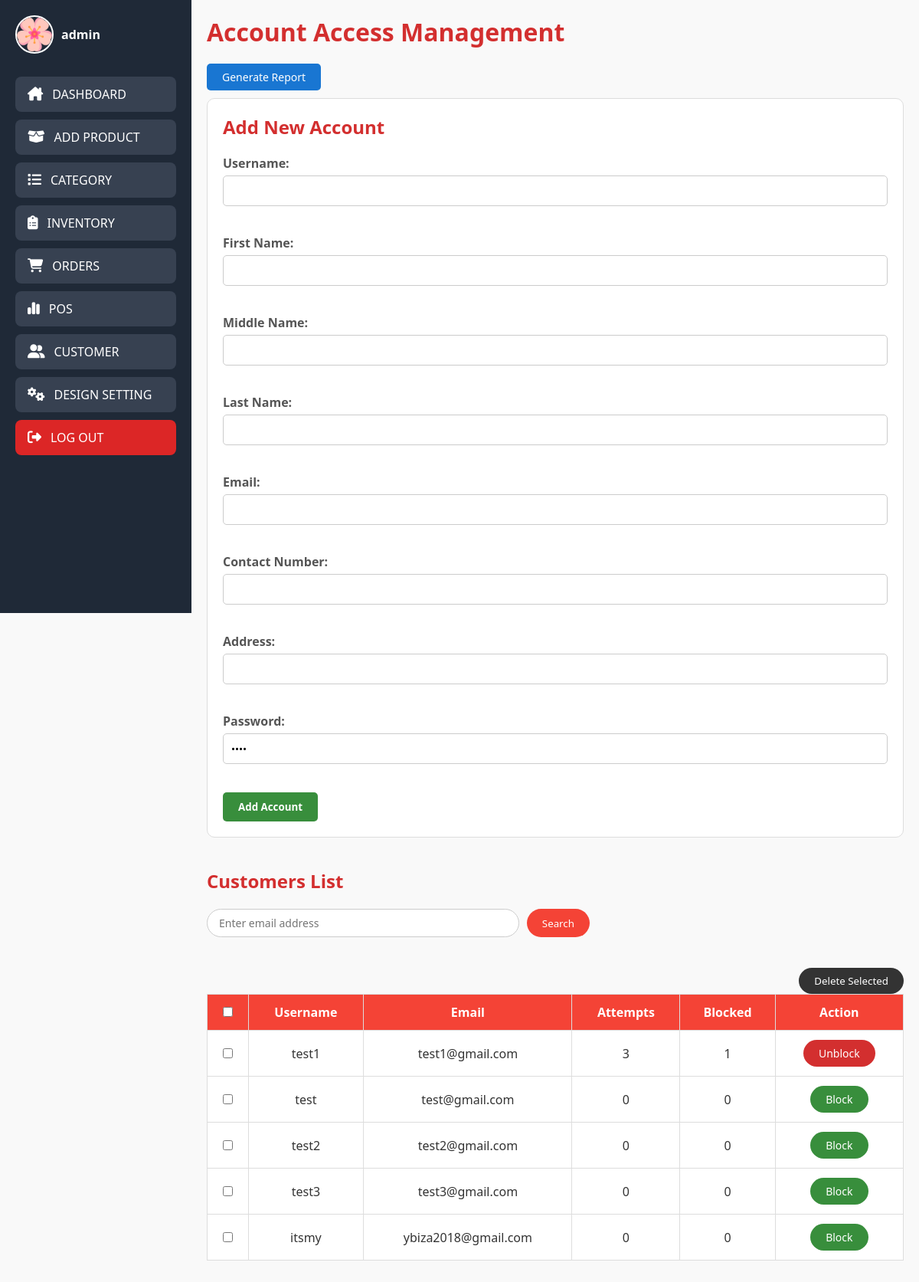
The page /php/unlock-user.php on the database as committed earlier.
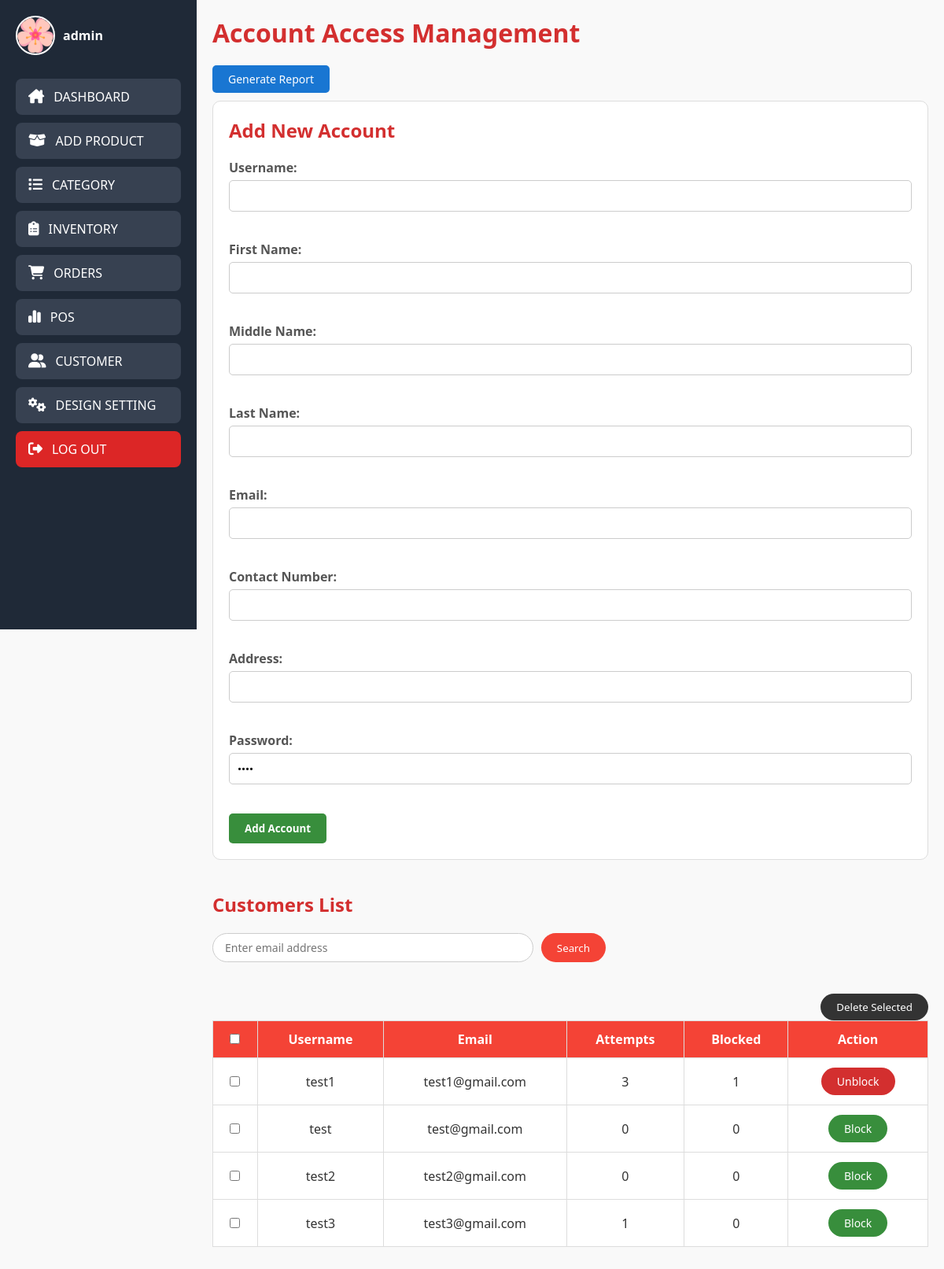
The same page on the database as committed later.
### tables this page shows
CREATE TABLE `users` (
  `id` int(11) NOT NULL,
  `name` varchar(50) NOT NULL,
  `email` varchar(60) NOT NULL,
  `password` varchar(255) NOT NULL,
  `verification_code` int(6) NOT NULL,
  `email_verified_at` datetime(6) DEFAULT NULL,
  `reset_token` varchar(255) DEFAULT NULL,
  `reset_token_expiration` varchar(255) DEFAULT NULL,
  `last_attempt` timestamp NOT NULL DEFAULT current_timestamp(),
  `blocked` tinyint(1) NOT NULL DEFAULT 0,
  `attempts` int(11) NOT NULL DEFAULT 0,
  `contact_number` varchar(255) NOT NULL,
  `address` varchar(255) NOT NULL,
  `image_path` varchar(255) DEFAULT NULL,
  `first_name` varchar(255) NOT NULL,
  `middle_name` varchar(255) NOT NULL,
  `last_name` varchar(255) NOT NULL
);

### php/unlock-user.php (the view, shortened to what this page needs)
<?php
include('admin-nav.php');
$searchEmail = $_GET["searchEmail"] ?? '';
$sql = $searchEmail ?
    "SELECT * FROM users WHERE email LIKE '%" . mysqli_real_escape_string($conn, $searchEmail) . "%'" :
    "SELECT * FROM users";
$result = mysqli_query($conn, $sql);
?>
<!DOCTYPE html>
<html lang="en">
<head>
    <link rel="stylesheet" href="../css/unlock-user.css">
</head>
<body>
<div class="main-container">
    <div class="content-wrapper">
    <div class="all">
        <h1 class="text1">Account Access Management</h1>
        <button class="report-btn" onclick="generateReport()">Generate Report</button>
<div class="add">
    <h2 class="text4">Add New Account</h2>
    <form method="post" action="unlock-user.php">
        <label for="name">Username:</label>
        <input type="text" id="name" name="name" required><br><br>
        <label for="first_name">First Name:</label>
        <input type="text" id="first_name" name="first_name" required><br><br>
        <label for="middle_name">Middle Name:</label>
        <input type="text" id="middle_name" name="middle_name" required><br><br>
        <label for="last_name">Last Name:</label>
        <input type="text" id="last_name" name="last_name" required><br><br>
        <label for="new_email">Email:</label>
        <input type="email" id="new_email" name="new_email" required><br><br>
        <label for="contact_number">Contact Number:</label>
        <input type="text" id="contact_number" name="contact_number" required><br><br>
        <label for="address">Address:</label>
        <input type="text" id="address" name="address" required><br><br>
        <label for="password">Password:</label>
        <input type="password" id="password" name="password" value="0000" readonly><br><br>
        <button type="submit" class="buttonProduct" name="add_account">Add Account</button>
    </form>
</div>
    <div class="view">
    <h2 class="text4">Customers List</h2>
    <div class="table-controls">
    <form method="get" action="unlock-user.php" class="search-form">
        <input type="email" name="searchEmail" placeholder="Enter email address" required>
        <button type="submit" class="btnSearch">Search</button>
    </form>
    </div>
    <form method="POST">
    <button type="submit" name="delete_selected" class="deletebtn">Delete Selected</button>
        <table border="1" cellspacing="0" cellpadding="10" class="viewTable">
            <tr>
                <th><input type="checkbox" onclick="toggleSelectAll(this)"></th>
                <th>Username</th>
                <th>Email</th>
                <th>Attempts</th>
                <th>Blocked</th>
                <th>Action</th>
            </tr>
            <?php while ($row = mysqli_fetch_array($result)): ?>
                <tr>
                    <td><input type="checkbox" name="selectedEmails[]" value="<?= htmlspecialchars($row['email']) ?>"></td>
                    <td><?= htmlspecialchars($row['name']) ?></td>
                    <td><?= htmlspecialchars($row['email']) ?></td>
                    <td><?= (int)$row['attempts'] ?></td>
                    <td><?= (int)$row['blocked'] ?></td>
                    <td>
                        <form method="POST" onsubmit="return confirmAdminPassword(this);" style="display:inline;">
                            <button type="submit" name="<?= $row['blocked'] == 0 ? 'block_user' : 'unblock_user' ?>" class="<?= $row['blocked'] == 0 ? 'blockbtn' : 'unblockbtn' ?>">
                                <?= $row['blocked'] == 0 ? 'Block' : 'Unblock' ?>
                            </button>
                        </form>
                    </td>
                </tr>
            <?php endwhile; ?>
        </table>
    </form>
</div>
</body>
</html>

### php/admin-nav.php (shortened to what this page needs)
<?php
$conn = mysqli_connect("localhost:3306", "root", "", "flowershop");
if (isset($_GET["newUsername"])) {
    $newAdminName = $_GET["newUsername"];
} else {
    if (isset($_SESSION['adminUsername'])) {
        $newAdminName = $_SESSION['adminUsername'];
    } else {
        $result = mysqli_query($conn, "SELECT username FROM admin WHERE email = 'admin@gmail.com'");
        if ($result && $row = mysqli_fetch_assoc($result)) {
            $newAdminName = $row['username'];
        } else {
            $newAdminName = "ADMIN";
        }
    }
}
$result = mysqli_query($conn, "SELECT image FROM admin WHERE username = '$newAdminName'");
if ($result && $row = mysqli_fetch_assoc($result)) {
    $profile_picture = $row['image'];
} else {
    $profile_picture = "default_image.jpg";
}
?>
<!DOCTYPE html>
<html lang="en">
<head>
    <link rel="stylesheet" href="../css/admin-nav.css">
    <link rel="stylesheet" href="https://cdnjs.cloudflare.com/ajax/libs/font-awesome/6.4.2/css/all.min.css" />
</head>
<body>
<div class="sidebar">
  <div class="sidebar-content">
    <a href="admin-account.php?newUsername=<?php echo urlencode($newAdminName); ?>" class="admin-profile">
      <img src="<?php echo $profile_picture; ?>" alt="Admin Profile">
      <span><?php echo $newAdminName; ?></span>
    </a>
    <nav class="nav-links">
      <a href="admin-dashboard.php" class="nav-btn">
        <i class="fa-solid fa-house-chimney"></i>
        <span>DASHBOARD</span>
      </a>
      <a href="add-product.php" class="nav-btn">
        <i class="fa-solid fa-box-open"></i>
        <span>ADD PRODUCT</span>
      </a>
      <a href="category-management.php" class="nav-btn">
        <i class="fa-solid fa-list"></i>
        <span>CATEGORY</span>
      </a>
      <a href="product-inventory.php" class="nav-btn">
        <i class="fa-solid fa-clipboard-list"></i>
        <span>INVENTORY</span>
      </a>
      <a href="orders.php" class="nav-btn">
        <i class="fa-solid fa-cart-shopping"></i>
        <span>ORDERS</span>
      </a>
      <a href="pos.php" class="nav-btn">
        <i class="fa-solid fa-chart-simple"></i>
        <span>POS</span>
      </a>
      <a href="unlock-user.php" class="nav-btn">
        <i class="fa-solid fa-user-group"></i>
        <span>CUSTOMER</span>
      </a>
      <a href="customer-design-setting.php" class="nav-btn">
        <i class="fa-solid fa-gears"></i>
        <span>DESIGN SETTING</span>
      </a>
      <a href="customer-landing-page.php" class="nav-btn logout">
        <i class="fa-solid fa-right-from-bracket"></i>
        <span>LOG OUT</span>
      </a>
    </nav>
  </div>
</div>
</body>
</html>

### css/admin-nav.css (style rules this page uses)
.sidebar { width: 250px; height: 100vh; background-color: #1f2937; position: fixed; top: 0; left: 0; padding: 20px; }
.admin-profile { display: flex; align-items: center; gap: 10px; margin-bottom: 30px; text-decoration: none; color: #fff; }
.admin-profile img { width: 50px; height: 50px; border-radius: 50%; object-fit: cover; border: 2px solid #fff; }
.admin-profile span { font-size: 16px; font-weight: bold; }
.nav-links { display: flex; flex-direction: column; gap: 10px; }
.nav-btn { display: flex; align-items: center; gap: 12px; padding: 12px 16px; background-color: #374151; border-radius: 8px; text-decoration: none; color: #ffffff; font-weight: 500; transition: background-color 0.3s ease; }
.nav-btn i { font-size: 18px; }
.logout { background-color: #dc2626; }

### css/unlock-user.css (style rules this page uses)
* { margin: 0; padding: 0; box-sizing: border-box; font-family: 'Segoe UI', Tahoma, Geneva, Verdana, sans-serif; }
body { background-color: #f9f9f9; color: #333; }
.main-container { display: flex; min-height: 100vh; width: 100%; }
.content-wrapper { margin-left: 250px; flex-grow: 1; padding: 20px; background-color: #f9f9f9; overflow-x: auto; }
.text1, .text4 { text-align: left; margin-bottom: 20px; color: #d32f2f; }
.add { background-color: #fff; padding: 20px; border: 1px solid #ddd; border-radius: 10px; margin-bottom: 40px; width: 100%; margin-left: auto; margin-right: auto; }
.add form label { display: block; font-weight: bold; margin-bottom: 5px; color: #555; }
.add form input, .add form select { width: 100%; padding: 10px; margin-bottom: 15px; border: 1px solid #ccc; border-radius: 5px; }
.buttonProduct { background-color: #388e3c; color: white; padding: 10px 20px; border: none; border-radius: 5px; cursor: pointer; font-weight: bold; }
.view { margin-top: 40px; }
.view form { text-align: center; margin-bottom: 20px; }
.viewTable { width: 100%; border-collapse: collapse; background-color: #fff; }
.viewTable th, .viewTable td { padding: 12px; border: 1px solid #ddd; text-align: center; }
.viewTable th { background-color: #f44336; color: white; }
.table-controls { display: flex; justify-content: space-between; align-items: center; flex-wrap: wrap; margin-bottom: 20px; }
.search-form { display: flex; gap: 10px; flex-grow: 1; max-width: 500px; }
.search-form input[type="email"] { flex-grow: 1; padding: 8px 15px; border: 1px solid #ccc; border-radius: 25px; font-size: 14px; }
.search-form .btnSearch { padding: 8px 20px; background-color: #f44336; color: white; border: none; border-radius: 25px; cursor: pointer; }
.deletebtn { float: right; padding: 8px 20px; background-color: #333; color: white; border: none; border-radius: 25px; cursor: pointer; }
.report-btn { margin-bottom: 10px; padding: 8px 20px; background-color: #1976d2; border-radius: 5px; color: white; border: none; cursor: pointer; font-size: 14px; }
.blockbtn { padding: 8px 20px; background-color: #388e3c; color: white; border: none; border-radius: 25px; cursor: pointer; font-size: 14px; }
.unblockbtn { padding: 8px 20px; background-color: #d32f2f; color: white; border: none; border-radius: 25px; cursor: pointer; font-size: 14px; }

Rows that differ between the two databases and show on the page:
removed users: name "itsmy", email "ybiza2018@gmail.com", attempts "0", blocked "0", shows "Block"
changed users "test3": attempts "0" → "1"
